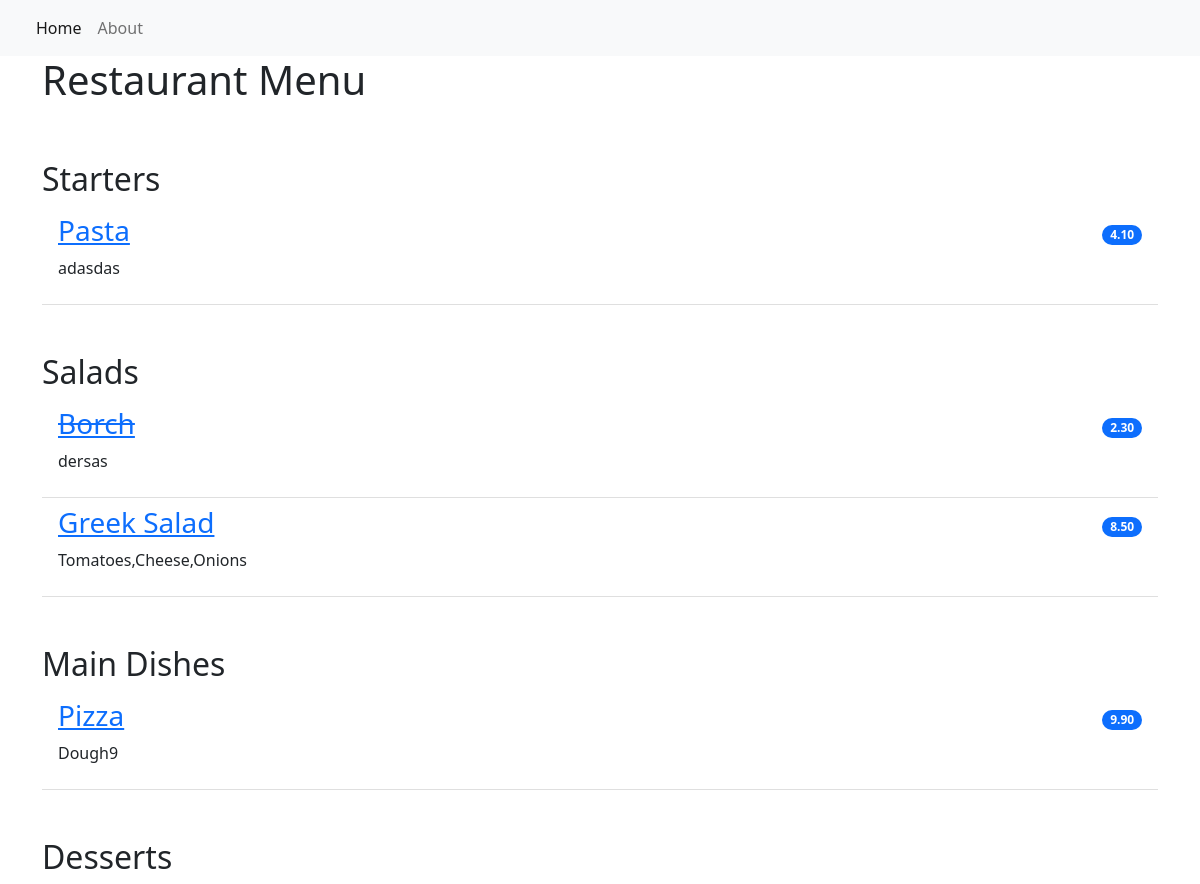
The page / on the database its author committed.
### restaurant_menu/models.py (models this page shows, shortened)
class Item(models.Model):
    meal = models.CharField(max_length=1000, unique=True)
    description = models.CharField(max_length=2000)
    price = models.DecimalField(max_digits=10,decimal_places=2)
    meal_type = models.CharField(max_length=200,choices=MEAL_TYPE)
    user = models.ForeignKey(User,on_delete=models.CASCADE)
    status = models.IntegerField(choices=STATUS,default=1)
    date_create = models.DateTimeField(auto_now_add=True)
    date_update = models.DateTimeField(auto_now=True)

### restaurant_menu/views.py (the view)
# urls.py: path('',views.MenuList.as_view(),name = 'home'),
class MenuList(generic.ListView):
    queryset = Item.objects.order_by('-date_create')
    template_name = 'index.html'
    def get_context_data(self,**kwargs):
        context = super().get_context_data(**kwargs)
        context['meals']=MEAL_TYPE
        return context

### templates/index.html
{% extends 'base.html' %}
{% block content %}
<div class="container">
  <h1>Restaurant Menu</h1>
    <ul class="list-group list-group-flush">
        {% for meal in meals %}
            <h2 class="pt-5">{{ meal.1 }}</h2>
                {% for row in item_list %}
                    {% if row.meal_type == meal.0 %}
                        {% if row.status == 0 %}
                        <li class="list-group-item d-flex justify-content-between align-items-center border-0 pb-0">
                            <a href="{% url 'menu_item' row.pk %}"><h3><del>{{ row.meal }}</del></h3></a>
                            <span class="badge bg-primary rounded-pill">{{ row.price }}</span>
                        </li>
                        <li class="list-group-item pt-0">
                            <p>{{ row.description }}</p>
                        </li>
                        {% else %}
                        <li class="list-group-item d-flex justify-content-between align-items-center border-0 pb-0">
                            <a href="{% url 'menu_item' row.pk %}"><h3>{{ row.meal }}</h3></a>
                            <span class="badge bg-primary rounded-pill">{{ row.price }}</span>
                        </li>
                        <li class="list-group-item pt-0">
                            <p>{{ row.description }}</p>
                        </li>
                        {% endif %}
                    {% endif %}
                {% endfor %}
        {% endfor %}
    </ul>
</div>
{% endblock content %}

### templates/base.html (shortened to what this page needs)
<!DOCTYPE html>
<html lang="en">
    <head>
        <link href="https://cdn.jsdelivr.net/npm/bootstrap@5.2.0-beta1/dist/css/bootstrap.min.css" rel="stylesheet">
    </head>
    <body>
        <nav class="navbar navbar-expand-lg bg-light">
            <div class="container-fluid">
                <div class="collapse navbar-collapse" id="navbarNav">
                    <ul class="navbar-nav">
                         <li class="nav-item">
                            <a class="nav-link active" aria-current="page" href="{% url 'home' %}">Home</a>
                        </li>
                        <li class="nav-item">
                            <a class="nav-link" aria-current="page" href="{% url 'home' %}">About</a>
                        </li>
                    </ul>
                </div>
            </div>
        </nav>
        {% block content %}
        {% endblock content %}
    </body>
</html>

### rows shown on the page
Item: meal "Pasta", price "4.10", description "adasdas"
Item: meal "Borch", price "2.30", description "dersas"
Item: meal "Greek Salad", price "8.50", description "Tomatoes,Cheese,Onions"
Item: meal "Pizza", price "9.90", description "Dough9"

### other values the page prints
{{ meal.1 }} "Starters" "Salads" "Main Dishes" "Desserts"
